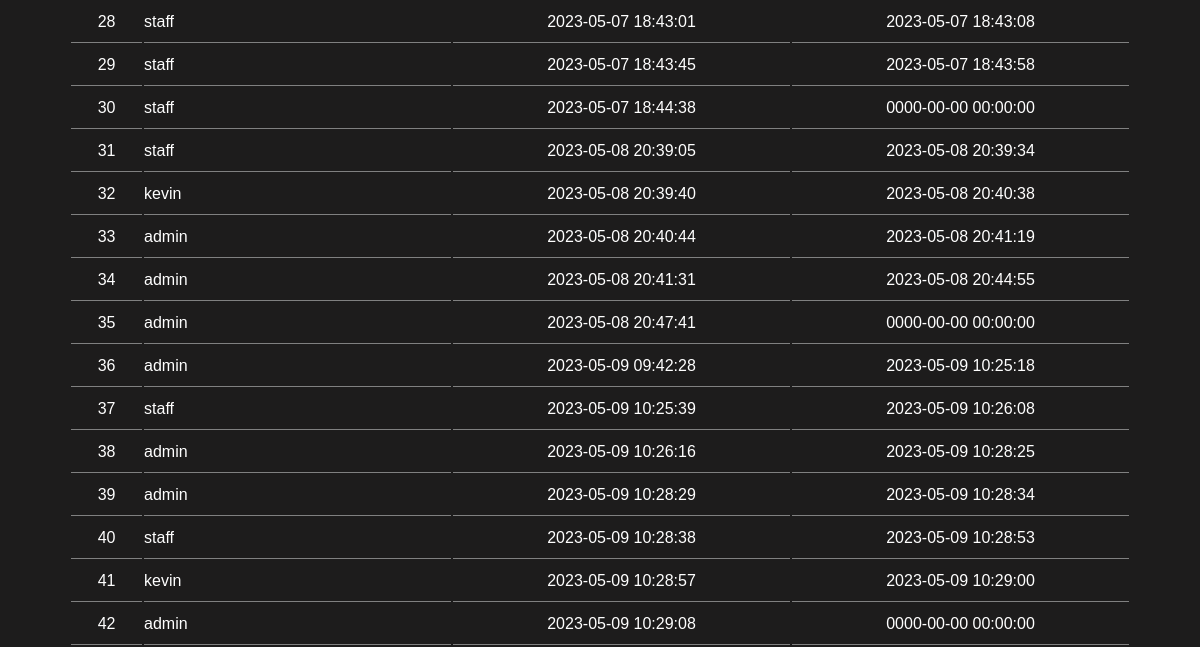
Before: /historyUser.php (signed in, lower part) with the older database file.
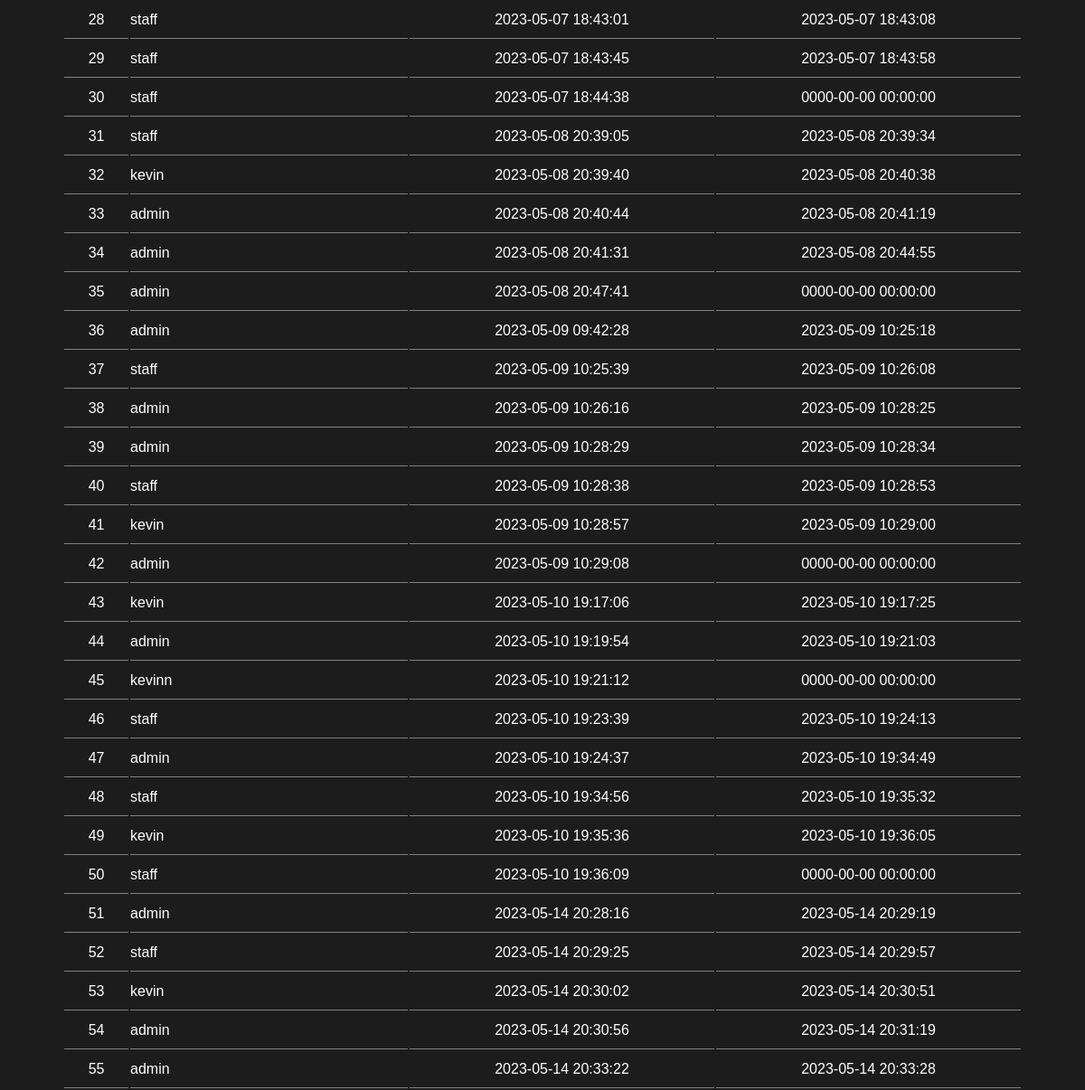
After: the same page with the newer database file.
### tables this page shows
CREATE TABLE `riwayat_login` (
  `id_riwayat` int(11) NOT NULL,
  `nama_user` varchar(255) NOT NULL,
  `waktu_login` datetime NOT NULL,
  `waktu_logout` datetime NOT NULL
);

### historyUser.php (the view, shortened to what this page needs)
<!DOCTYPE html>
<html lang="en">
<head>
    <link rel="stylesheet" href="css/landing.css">
    <link rel="stylesheet" href="https://cdnjs.cloudflare.com/ajax/libs/font-awesome/6.2.0/css/all.min.css"
 />
    <link rel="stylesheet" href="https://cdn.jsdelivr.net/npm/bootstrap-icons@1.3.0/font/bootstrap-icons.css" />
</head>
<body>
    <div class="list-table center" style="overflow-x: auto;">
        <table>
            <tbody>
                <?php
                require "connect.php";
                $query = mysqli_query($db,"SELECT * FROM riwayat_login");
                $i = 1;
                while($row = mysqli_fetch_assoc($query)){
                ?>
                <tr>
                    <td style="text-align: center;"><?= $i ?></td>
                    <td nowrap><?=$row['nama_user']?></td>
                    <td style="text-align: center;"><?=$row['waktu_login']?></td>
                    <td style="text-align: center;"><?=$row['waktu_logout']?></td>
                </tr>
                <?php
                 $i++;
                }
                ?>
            </tbody>
        </table>
    </div>
</body>
</html>

Changed rows visible on the page:
added riwayat_login: nama_user "kevin", waktu_login "2023-05-10 19:17:06", waktu_logout "2023-05-10 19:17:25"
added riwayat_login: nama_user "admin", waktu_login "2023-05-10 19:19:54", waktu_logout "2023-05-10 19:21:03"
added riwayat_login: nama_user "kevinn", waktu_login "2023-05-10 19:21:12", waktu_logout "0000-00-00 00:00:00"
added riwayat_login: nama_user "staff", waktu_login "2023-05-10 19:23:39", waktu_logout "2023-05-10 19:24:13"
added riwayat_login: nama_user "admin", waktu_login "2023-05-10 19:24:37", waktu_logout "2023-05-10 19:34:49"
added riwayat_login: nama_user "staff", waktu_login "2023-05-10 19:34:56", waktu_logout "2023-05-10 19:35:32"
added riwayat_login: nama_user "kevin", waktu_login "2023-05-10 19:35:36", waktu_logout "2023-05-10 19:36:05"
added riwayat_login: nama_user "staff", waktu_login "2023-05-10 19:36:09", waktu_logout "0000-00-00 00:00:00"
added riwayat_login: nama_user "admin", waktu_login "2023-05-14 20:28:16", waktu_logout "2023-05-14 20:29:19"
added riwayat_login: nama_user "staff", waktu_login "2023-05-14 20:29:25", waktu_logout "2023-05-14 20:29:57"
added riwayat_login: nama_user "kevin", waktu_login "2023-05-14 20:30:02", waktu_logout "2023-05-14 20:30:51"
added riwayat_login: nama_user "admin", waktu_login "2023-05-14 20:30:56", waktu_logout "2023-05-14 20:31:19"
added riwayat_login: nama_user "admin", waktu_login "2023-05-14 20:33:22", waktu_logout "2023-05-14 20:33:28"
